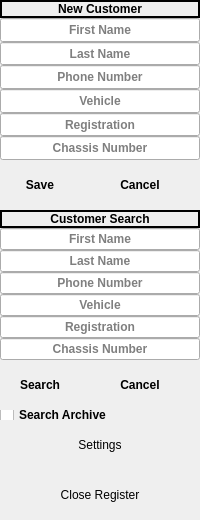
     <widget class="QFrame" name="left_frame">
      <property name="sizePolicy">
       <sizepolicy hsizetype="Preferred" vsizetype="Preferred">
        <horstretch>0</horstretch>
        <verstretch>0</verstretch>
       </sizepolicy>
      </property>
      <property name="layoutDirection">
       <enum>Qt::LeftToRight</enum>
      </property>
      <property name="frameShape">
       <enum>QFrame::NoFrame</enum>
      </property>
      <property name="frameShadow">
       <enum>QFrame::Plain</enum>
      </property>
      <property name="lineWidth">
       <number>0</number>
      </property>
      <property name="midLineWidth">
       <number>0</number>
      </property>
      <layout class="QVBoxLayout" name="verticalLayout" stretch="1,3,1,3,0,0">
       <property name="spacing">
        <number>0</number>
       </property>
       <property name="leftMargin">
        <number>0</number>
       </property>
       <property name="topMargin">
        <number>0</number>
       </property>
       <property name="rightMargin">
        <number>0</number>
       </property>
       <property name="bottomMargin">
        <number>0</number>
       </property>
       <item>
        <widget class="QLabel" name="add_customer_label">
         <property name="sizePolicy">
          <sizepolicy hsizetype="Preferred" vsizetype="Maximum">
           <horstretch>0</horstretch>
           <verstretch>0</verstretch>
          </sizepolicy>
         </property>
         <property name="font">
          <font>
           <family>Arial</family>
           <weight>75</weight>
           <bold>true</bold>
          </font>
         </property>
         <property name="frameShape">
          <enum>QFrame::WinPanel</enum>
         </property>
         <property name="frameShadow">
          <enum>QFrame::Plain</enum>
         </property>
         <property name="lineWidth">
          <number>0</number>
         </property>
         <property name="midLineWidth">
          <number>0</number>
         </property>
         <property name="text">
          <string>New Customer</string>
         </property>
         <property name="scaledContents">
          <bool>true</bool>
         </property>
         <property name="alignment">
          <set>Qt::AlignCenter</set>
         </property>
         <property name="wordWrap">
          <bool>false</bool>
         </property>
        </widget>
       </item>
       <item>
        <widget class="QFrame" name="customer_entry_box">
         <property name="sizePolicy">
          <sizepolicy hsizetype="Expanding" vsizetype="Expanding">
           <horstretch>1</horstretch>
           <verstretch>1</verstretch>
          </sizepolicy>
         </property>
         <property name="font">
          <font>
           <family>Arial</family>
           <pointsize>9</pointsize>
           <weight>75</weight>
           <bold>true</bold>
          </font>
         </property>
         <property name="frameShape">
          <enum>QFrame::NoFrame</enum>
         </property>
         <property name="frameShadow">
          <enum>QFrame::Plain</enum>
         </property>
         <property name="lineWidth">
          <number>0</number>
         </property>
         <property name="midLineWidth">
          <number>0</number>
         </property>
         <layout class="QFormLayout" name="formLayout_2">
          <property name="horizontalSpacing">
           <number>0</number>
          </property>
          <property name="verticalSpacing">
           <number>0</number>
          </property>
          <property name="leftMargin">
           <number>0</number>
          </property>
          <property name="topMargin">
           <number>0</number>
          </property>
          <property name="rightMargin">
           <number>0</number>
          </property>
          <property name="bottomMargin">
           <number>0</number>
          </property>
          <item row="1" column="0" colspan="2">
           <widget class="QLineEdit" name="add_customer_name">
            <property name="sizePolicy">
             <sizepolicy hsizetype="Expanding" vsizetype="Expanding">
              <horstretch>1</horstretch>
              <verstretch>1</verstretch>
             </sizepolicy>
            </property>
            <property name="font">
             <font>
              <family>Arial</family>
              <pointsize>9</pointsize>
              <weight>75</weight>
              <bold>true</bold>
             </font>
            </property>
            <property name="alignment">
             <set>Qt::AlignCenter</set>
            </property>
            <property name="placeholderText">
             <string>First Name</string>
            </property>
           </widget>
          </item>
          <item row="2" column="0" colspan="2">
           <widget class="QLineEdit" name="add_customer_surname">
            <property name="sizePolicy">
             <sizepolicy hsizetype="Expanding" vsizetype="Expanding">
              <horstretch>1</horstretch>
              <verstretch>1</verstretch>
             </sizepolicy>
            </property>
            <property name="font">
             <font>
              <family>Arial</family>
              <pointsize>9</pointsize>
              <weight>75</weight>
              <bold>true</bold>
             </font>
            </property>
            <property name="alignment">
             <set>Qt::AlignCenter</set>
            </property>
            <property name="placeholderText">
             <string>Last Name</string>
            </property>
           </widget>
          </item>
          <item row="3" column="0" colspan="2">
           <widget class="QLineEdit" name="add_customer_phone">
            <property name="sizePolicy">
             <sizepolicy hsizetype="Expanding" vsizetype="Expanding">
              <horstretch>1</horstretch>
              <verstretch>1</verstretch>
             </sizepolicy>
            </property>
            <property name="font">
             <font>
              <family>Arial</family>
              <pointsize>9</pointsize>
              <weight>75</weight>
              <bold>true</bold>
             </font>
            </property>
            <property name="maxLength">
             <number>32767</number>
            </property>
            <property name="alignment">
             <set>Qt::AlignCenter</set>
            </property>
            <property name="placeholderText">
             <string>Phone Number</string>
            </property>
           </widget>
          </item>
          <item row="4" column="0" colspan="2">
           <widget class="QLineEdit" name="add_customer_vehicle">
            <property name="sizePolicy">
             <sizepolicy hsizetype="Expanding" vsizetype="Expanding">
              <horstretch>1</horstretch>
              <verstretch>1</verstretch>
             </sizepolicy>
            </property>
            <property name="font">
             <font>
              <family>Arial</family>
              <pointsize>9</pointsize>
              <weight>75</weight>
              <bold>true</bold>
             </font>
            </property>
            <property name="alignment">
             <set>Qt::AlignCenter</set>
            </property>
            <property name="dragEnabled">
             <bool>false</bool>
            </property>
            <property name="placeholderText">
             <string>Vehicle</string>
            </property>
           </widget>
          </item>
          <item row="5" column="0" colspan="2">
           <widget class="QLineEdit" name="add_customer_plates">
            <property name="sizePolicy">
             <sizepolicy hsizetype="Expanding" vsizetype="Expanding">
              <horstretch>1</horstretch>
              <verstretch>1</verstretch>
             </sizepolicy>
            </property>
            <property name="font">
             <font>
              <family>Arial</family>
              <pointsize>9</pointsize>
              <weight>75</weight>
              <bold>true</bold>
             </font>
            </property>
            <property name="alignment">
             <set>Qt::AlignCenter</set>
            </property>
            <property name="placeholderText">
             <string>Registration</string>
            </property>
           </widget>
          </item>
          <item row="6" column="0" colspan="2">
           <widget class="QLineEdit" name="add_customer_chasis">
            <property name="sizePolicy">
             <sizepolicy hsizetype="Expanding" vsizetype="Expanding">
              <horstretch>1</horstretch>
              <verstretch>1</verstretch>
             </sizepolicy>
            </property>
            <property name="font">
             <font>
              <family>Arial</family>
              <pointsize>9</pointsize>
              <weight>75</weight>
              <bold>true</bold>
             </font>
            </property>
            <property name="alignment">
             <set>Qt::AlignCenter</set>
            </property>
            <property name="dragEnabled">
             <bool>false</bool>
            </property>
            <property name="placeholderText">
             <string>Chassis Number</string>
            </property>
           </widget>
          </item>
          <item row="7" column="0">
           <widget class="QPushButton" name="save_new_customer_button">
            <property name="sizePolicy">
             <sizepolicy hsizetype="Preferred" vsizetype="Preferred">
              <horstretch>0</horstretch>
              <verstretch>0</verstretch>
             </sizepolicy>
            </property>
            <property name="minimumSize">
             <size>
              <width>0</width>
              <height>50</height>
             </size>
            </property>
            <property name="font">
             <font>
              <family>Arial</family>
              <pointsize>9</pointsize>
              <weight>75</weight>
              <bold>true</bold>
             </font>
            </property>
            <property name="text">
             <string>Save</string>
            </property>
            <property name="flat">
             <bool>true</bool>
            </property>
           </widget>
          </item>
          <item row="7" column="1">
           <widget class="QPushButton" name="cancel_new_customer_button">
            <property name="sizePolicy">
             <sizepolicy hsizetype="Preferred" vsizetype="Preferred">
              <horstretch>0</horstretch>
              <verstretch>0</verstretch>
             </sizepolicy>
            </property>
            <property name="minimumSize">
             <size>
              <width>0</width>
              <height>0</height>
             </size>
            </property>
            <property name="font">
             <font>
              <family>Arial</family>
              <pointsize>9</pointsize>
              <weight>75</weight>
              <bold>true</bold>
             </font>
            </property>
            <property name="text">
             <string>Cancel</string>
            </property>
            <property name="flat">
             <bool>true</bool>
            </property>
           </widget>
          </item>
         </layout>
        </widget>
       </item>
       <item>
        <widget class="QLabel" name="search_customer_label">
         <property name="sizePolicy">
          <sizepolicy hsizetype="Expanding" vsizetype="Maximum">
           <horstretch>0</horstretch>
           <verstretch>0</verstretch>
          </sizepolicy>
         </property>
         <property name="font">
          <font>
           <family>Arial</family>
           <weight>75</weight>
           <bold>true</bold>
          </font>
         </property>
         <property name="frameShape">
          <enum>QFrame::WinPanel</enum>
         </property>
         <property name="frameShadow">
          <enum>QFrame::Plain</enum>
         </property>
         <property name="lineWidth">
          <number>0</number>
         </property>
         <property name="midLineWidth">
          <number>0</number>
         </property>
         <property name="text">
          <string>Customer Search</string>
         </property>
         <property name="textFormat">
          <enum>Qt::AutoText</enum>
         </property>
         <property name="scaledContents">
          <bool>true</bool>
         </property>
         <property name="alignment">
          <set>Qt::AlignCenter</set>
         </property>
        </widget>
       </item>
       <item>
        <widget class="QFrame" name="customer_search_box">
         <property name="sizePolicy">
          <sizepolicy hsizetype="Preferred" vsizetype="Preferred">
           <horstretch>0</horstretch>
           <verstretch>0</verstretch>
          </sizepolicy>
         </property>
         <property name="font">
          <font>
           <family>Arial</family>
           <pointsize>9</pointsize>
           <weight>75</weight>
           <bold>true</bold>
          </font>
         </property>
         <property name="layoutDirection">
          <enum>Qt::LeftToRight</enum>
         </property>
         <property name="frameShape">
          <enum>QFrame::NoFrame</enum>
         </property>
         <property name="frameShadow">
          <enum>QFrame::Plain</enum>
         </property>
         <property name="lineWidth">
          <number>0</number>
         </property>
         <property name="midLineWidth">
          <number>0</number>
         </property>
         <layout class="QFormLayout" name="formLayout_3">
          <property name="horizontalSpacing">
           <number>0</number>
          </property>
          <property name="verticalSpacing">
           <number>0</number>
          </property>
          <property name="leftMargin">
           <number>0</number>
          </property>
          <property name="topMargin">
           <number>0</number>
          </property>
          <property name="rightMargin">
           <number>0</number>
          </property>
          <property name="bottomMargin">
           <number>0</number>
          </property>
          <item row="0" column="0" colspan="2">
           <widget class="QLineEdit" name="search_customer_name">
            <property name="sizePolicy">
             <sizepolicy hsizetype="Expanding" vsizetype="Expanding">
              <horstretch>1</horstretch>
              <verstretch>1</verstretch>
             </sizepolicy>
            </property>
            <property name="font">
             <font>
              <family>Arial</family>
              <pointsize>9</pointsize>
              <weight>75</weight>
              <bold>true</bold>
             </font>
            </property>
            <property name="alignment">
             <set>Qt::AlignCenter</set>
            </property>
            <property name="placeholderText">
             <string>First Name</string>
            </property>
           </widget>
          </item>
          <item row="1" column="0" colspan="2">
           <widget class="QLineEdit" name="search_customer_surname">
            <property name="sizePolicy">
             <sizepolicy hsizetype="Expanding" vsizetype="Expanding">
              <horstretch>1</horstretch>
              <verstretch>1</verstretch>
             </sizepolicy>
            </property>
            <property name="font">
             <font>
              <family>Arial</family>
              <pointsize>9</pointsize>
              <weight>75</weight>
              <bold>true</bold>
             </font>
            </property>
            <property name="alignment">
             <set>Qt::AlignCenter</set>
            </property>
            <property name="placeholderText">
             <string>Last Name</string>
            </property>
           </widget>
          </item>
          <item row="2" column="0" colspan="2">
           <widget class="QLineEdit" name="search_customer_phone">
            <property name="sizePolicy">
             <sizepolicy hsizetype="Expanding" vsizetype="Expanding">
              <horstretch>1</horstretch>
              <verstretch>1</verstretch>
             </sizepolicy>
            </property>
            <property name="font">
             <font>
              <family>Arial</family>
              <pointsize>9</pointsize>
              <weight>75</weight>
              <bold>true</bold>
             </font>
            </property>
            <property name="maxLength">
             <number>32767</number>
            </property>
            <property name="alignment">
             <set>Qt::AlignCenter</set>
            </property>
            <property name="placeholderText">
             <string>Phone Number</string>
            </property>
           </widget>
          </item>
          <item row="3" column="0" colspan="2">
           <widget class="QLineEdit" name="search_customer_vehicle">
            <property name="sizePolicy">
             <sizepolicy hsizetype="Expanding" vsizetype="Expanding">
              <horstretch>1</horstretch>
              <verstretch>1</verstretch>
             </sizepolicy>
            </property>
            <property name="font">
             <font>
              <family>Arial</family>
              <pointsize>9</pointsize>
              <weight>75</weight>
              <bold>true</bold>
             </font>
            </property>
            <property name="alignment">
             <set>Qt::AlignCenter</set>
            </property>
            <property name="dragEnabled">
             <bool>false</bool>
            </property>
            <property name="placeholderText">
             <string>Vehicle</string>
            </property>
           </widget>
          </item>
          <item row="4" column="0" colspan="2">
           <widget class="QLineEdit" name="search_customer_plates">
            <property name="sizePolicy">
             <sizepolicy hsizetype="Expanding" vsizetype="Expanding">
              <horstretch>1</horstretch>
              <verstretch>1</verstretch>
             </sizepolicy>
            </property>
            <property name="font">
             <font>
              <family>Arial</family>
              <pointsize>9</pointsize>
              <weight>75</weight>
              <bold>true</bold>
             </font>
            </property>
            <property name="alignment">
             <set>Qt::AlignCenter</set>
            </property>
            <property name="placeholderText">
             <string>Registration</string>
            </property>
           </widget>
          </item>
          <item row="5" column="0" colspan="2">
           <widget class="QLineEdit" name="search_customer_chasis">
            <property name="sizePolicy">
             <sizepolicy hsizetype="Expanding" vsizetype="Expanding">
              <horstretch>1</horstretch>
              <verstretch>1</verstretch>
             </sizepolicy>
            </property>
            <property name="font">
             <font>
              <family>Arial</family>
              <pointsize>9</pointsize>
              <weight>75</weight>
              <bold>true</bold>
             </font>
            </property>
            <property name="alignment">
             <set>Qt::AlignCenter</set>
            </property>
            <property name="dragEnabled">
             <bool>false</bool>
            </property>
            <property name="placeholderText">
             <string>Chassis Number</string>
            </property>
           </widget>
          </item>
          <item row="7" column="0" colspan="2">
           <widget class="QCheckBox" name="archive_checkbox">
            <property name="sizePolicy">
             <sizepolicy hsizetype="Minimum" vsizetype="Minimum">
              <horstretch>0</horstretch>
              <verstretch>0</verstretch>
             </sizepolicy>
            </property>
            <property name="minimumSize">
             <size>
              <width>0</width>
              <height>10</height>
             </size>
            </property>
            <property name="text">
             <string>Search Archive</string>
            </property>
           </widget>
          </item>
          <item row="6" column="0">
           <widget class="QPushButton" name="search_customer_button">
            <property name="sizePolicy">
             <sizepolicy hsizetype="Preferred" vsizetype="Preferred">
              <horstretch>0</horstretch>
              <verstretch>0</verstretch>
             </sizepolicy>
            </property>
            <property name="minimumSize">
             <size>
              <width>0</width>
              <height>50</height>
             </size>
            </property>
            <property name="font">
             <font>
              <family>Arial</family>
              <pointsize>9</pointsize>
              <weight>75</weight>
              <bold>true</bold>
             </font>
            </property>
            <property name="text">
             <string>Search</string>
            </property>
            <property name="flat">
             <bool>true</bool>
            </property>
           </widget>
          </item>
          <item row="6" column="1">
           <widget class="QPushButton" name="cancel_search_customer_button">
            <property name="sizePolicy">
             <sizepolicy hsizetype="Preferred" vsizetype="Preferred">
              <horstretch>0</horstretch>
              <verstretch>0</verstretch>
             </sizepolicy>
            </property>
            <property name="font">
             <font>
              <family>Arial</family>
              <pointsize>9</pointsize>
              <weight>75</weight>
              <bold>true</bold>
             </font>
            </property>
            <property name="text">
             <string>Cancel</string>
            </property>
            <property name="flat">
             <bool>true</bool>
            </property>
           </widget>
          </item>
         </layout>
        </widget>
       </item>
       <item>
        <widget class="QPushButton" name="settings_button">
         <property name="sizePolicy">
          <sizepolicy hsizetype="Preferred" vsizetype="Preferred">
           <horstretch>0</horstretch>
           <verstretch>0</verstretch>
          </sizepolicy>
         </property>
         <property name="minimumSize">
          <size>
           <width>0</width>
           <height>50</height>
          </size>
         </property>
         <property name="text">
          <string>Settings</string>
         </property>
         <property name="flat">
          <bool>true</bool>
         </property>
        </widget>
       </item>
       <item>
        <widget class="QPushButton" name="close_register_button">
         <property name="sizePolicy">
          <sizepolicy hsizetype="Expanding" vsizetype="Expanding">
           <horstretch>0</horstretch>
           <verstretch>0</verstretch>
          </sizepolicy>
         </property>
         <property name="minimumSize">
          <size>
           <width>0</width>
           <height>50</height>
          </size>
         </property>
         <property name="text">
          <string>Close Register</string>
         </property>
         <property name="flat">
          <bool>true</bool>
         </property>
        </widget>
       </item>
      </layout>
     </widget>
